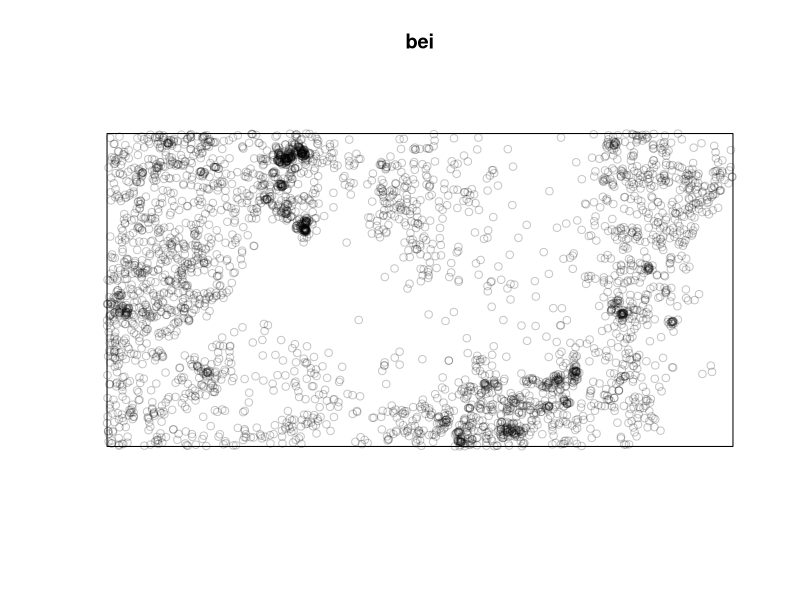
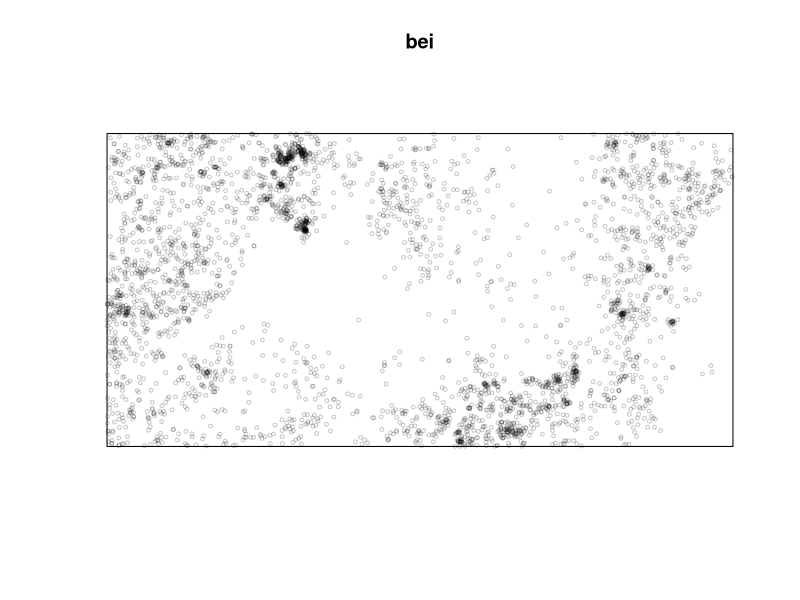
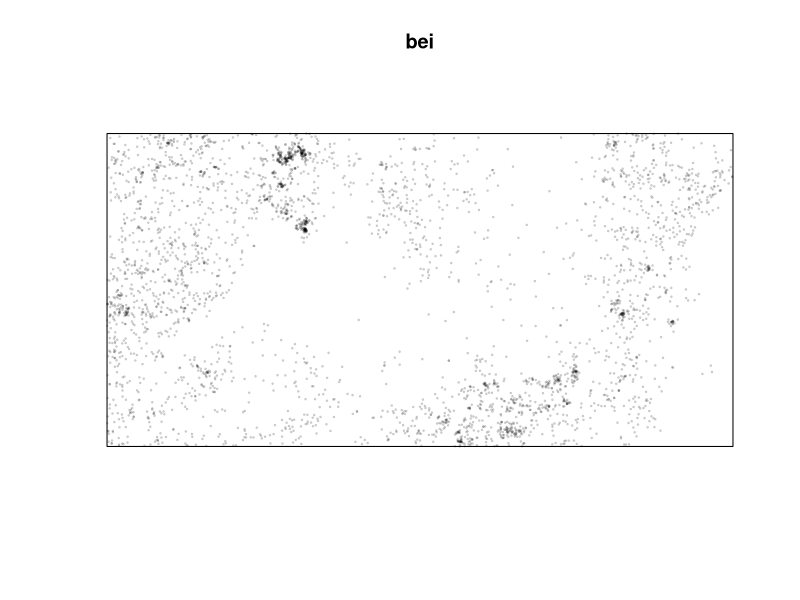
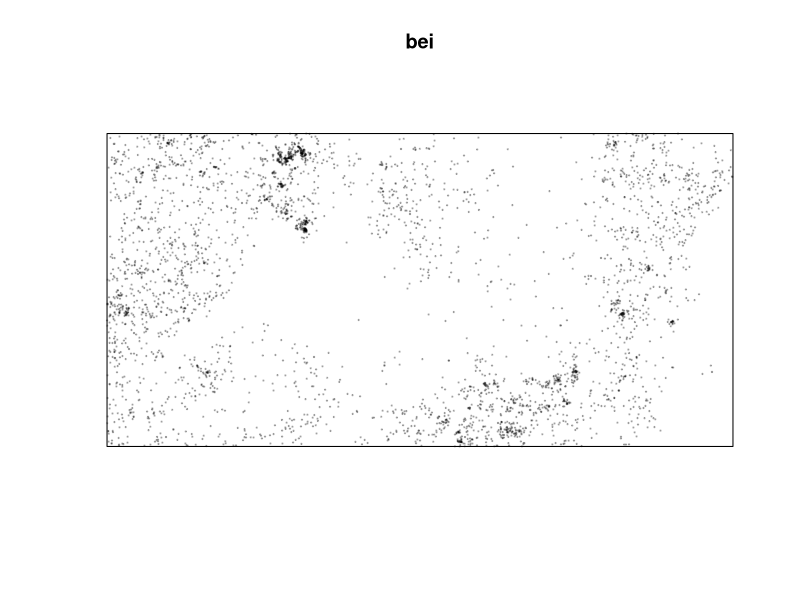
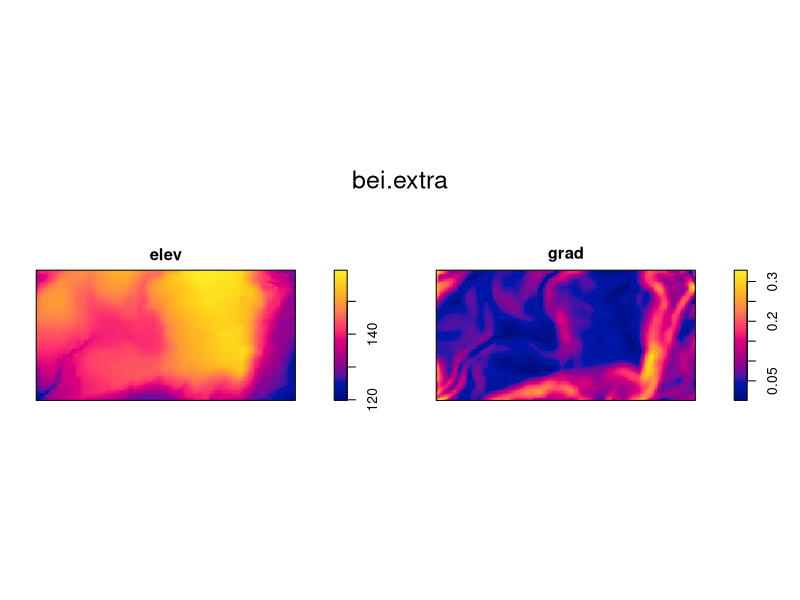
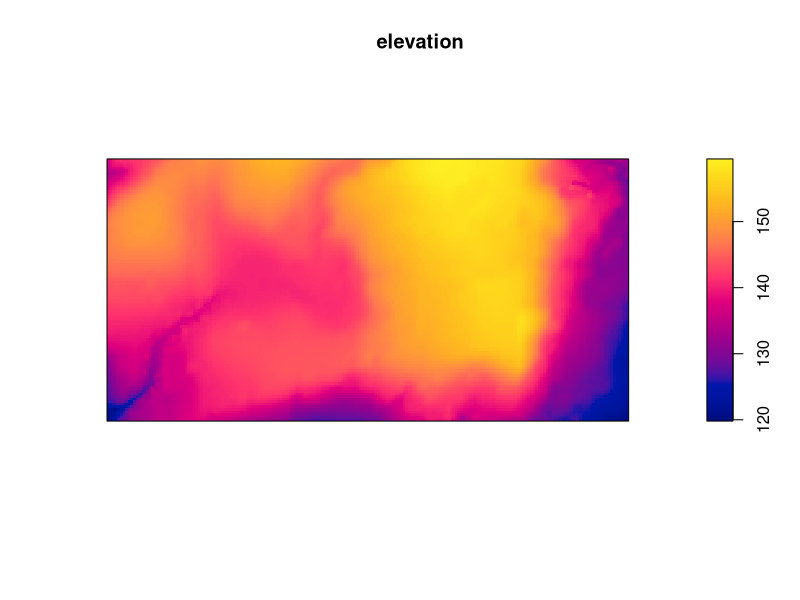
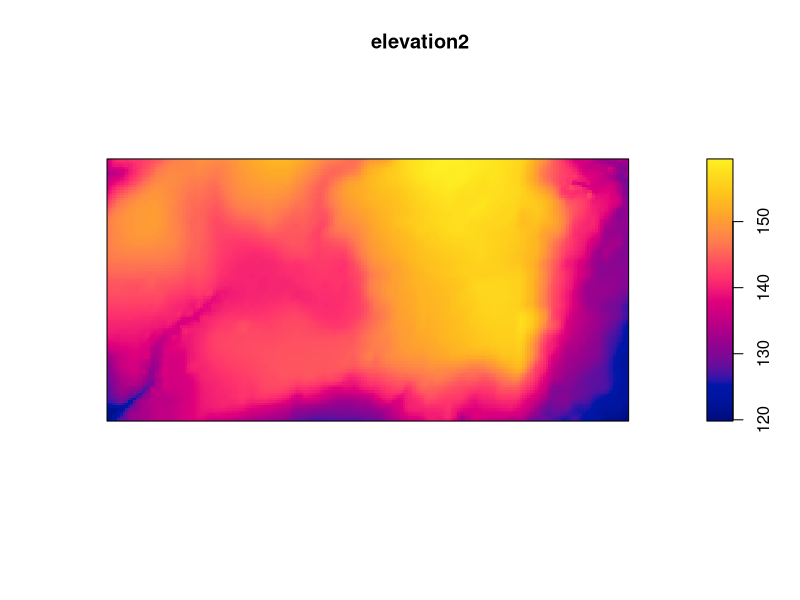
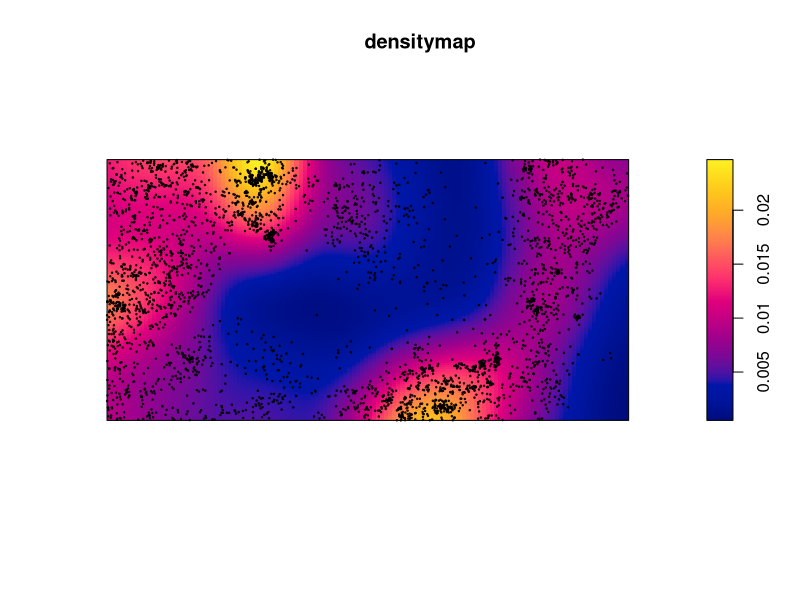

These charts were generated, in order, by the following R code:
# Population Ecology Analysis using Spatstat package

# Install and load the required package for point pattern analysis
install.packages("spatstat")
library(spatstat)

# Use the 'bei' dataset from the spatstat package
# The 'bei' dataset contains tree locations in a forest plot
# More details: https://cran.r-project.org/web/packages/spatstat/index.html

# Plot the tree locations
plot(bei)

# Modify the plot by changing symbol size (cex)
plot(bei, cex = 0.5)
plot(bei, cex = 0.2)

# Change the plot symbol to a filled circle (pch = 19)
plot(bei, cex = 0.2, pch = 19)

# Additional dataset: 'bei.extra' which includes elevation data
plot(bei.extra)

# we need to take only elevation part of dataset. lets only use one part of dataset : elev. using $ sign to link
# Extract and plot the elevation data from 'bei.extra'
elevation <- bei.extra$elev
plot(elevation)

# Alternative method to extract elements from a list using double brackets.
# Double bracket parentheses as we are dealing with images. For tables, we have single parentheses
elevation2 <- bei.extra[[1]]
plot(elevation2)


# Start of a new section (10th October 2023)
# Continue working with the 'spatstat' package and 'bei' dataset

# The 'bei' dataset represents trees in a landscape; we will create a density map
# Create a density map from point data
densitymap <- density(bei)

# Plot the density map
plot(densitymap)

# Overlay the original tree points on the density map
points(bei, cex = 0.2)

#Color customization: Avoid using green, blue, and red for colorblind-friendly maps.
## Daltonic people cant see green blue and red so avoid using these colours in maps.

# Create a custom color palette from black to yellow
cl <- colorRampPalette(c("black", "red", "orange", "yellow"))(100)
# cl is assigned to function and array of colors and 100 represent the numbers of colors passing.

# Plot the density map with the custom color palette
plot(densitymap, col = cl)

# Reduce the number of colors to make the map less continuous
cl <- colorRampPalette (c("black", "red", "orange", "yellow"))(4)  #changing the number from 100 to 4 will lead  to less continous map

# When you google colors in R, go to images, you will get codes for colors. Use them to edit the density map.
# virdis package for colors. On Google
plot(bei.extra)  # To obtain variables of elev and grad from the density map

# Lets only use one part of the dataset: elev. Using $ sign to link
elev <- bei.extra[[1]]  # Method 1
elevation <- bei.extra$elev  # Method 2
plot(elev)


## MULTIFRAME
## Par function, multiframe argument "mf". It is used to plot 2 things together. We are making a multiframe of density and elevation
par(mfrow = c(1, 2))
plot(densitymap)
plot(elev)


# If we want a plot of 2 rows and 1 column then change the mfrow to 2, 1
par(mfrow = c(2, 1))

# EXERCISE to make mf of bei density and elevation. 1 is the no. of rows, 3 is the no. of columns in the multiframe
par(mfrow = c(1, 3))
plot(bei)
plot(densitymap)
plot(elev)
